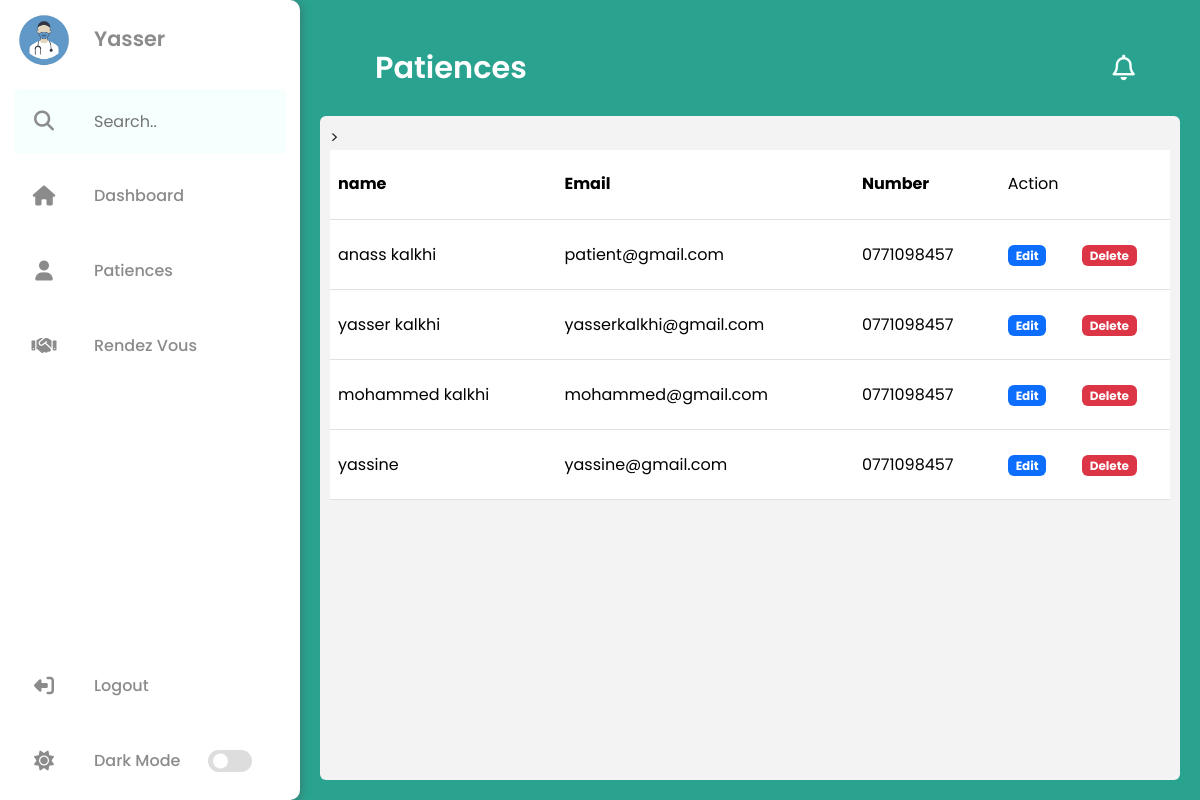
Page /admin/patiences.php (signed in) on the committed database.
### tables this page shows
CREATE TABLE `patience` (
  `patient_id` int(11) NOT NULL,
  `patient_name` varchar(255) DEFAULT NULL,
  `patient_email` varchar(255) DEFAULT NULL,
  `patient_phone` varchar(255) DEFAULT NULL,
  `patient_date_of_birth` date DEFAULT NULL
);

### admin/patiences.php (the view, shortened to what this page needs)
?><!DOCTYPE html>
<html lang="en">
<head>
    <link href="https://cdn.jsdelivr.net/npm/bootstrap@5.3.3/dist/css/bootstrap.min.css" rel="stylesheet">
    <link rel="stylesheet" href="../css/main-doctor-patiences-style.css" />
</head>
<body>
    <nav class="sidebar">
        <header>
            <div class="image-text">
                <span class="image">
                    <img src="../assets/user.jpg" alt="">
                </span>
                <div class="text header-text">
                    <span class="profession">Yasser</span>
                </div>
            </div>
        </header>
         <div class="menu-bar">
            <div class="menu">
            <ul class="menu-links">
                     <li class="search-box nav-links">
                       <i class="fa-solid fa-magnifying-glass icon"></i>
                         <input type="search" placeholder="Search..">
                        </li>
                    <li class="nav-link">
                        <a href="../admin/dashboard"><i class="fa-solid fa-house icon"></i>
                        <span class="text nav-text">
                            Dashboard
                        </span>
                        </a>
                    </li>
                    <li class="nav-link">
                        <a href="../admin/patiences"><i class="fa-solid fa-user icon"></i>
                        <span class="text nav-text">
                            Patiences
                        </span>
                        </a>
                    </li>
                    <li class="nav-link">
                        <a href="../admin/rendezvous"><i class="fa-solid fa-handshake icon"></i>
                        <span class="text nav-text">
                           Rendez Vous
                        </span>
                        </a>
                    </li>
                </ul>
            </div>
            <div class="bottom-content">
                <ul>
                      <li class="nav-link-red ">
                      <a href="../logout"><i class="fa-solid fa-right-from-bracket fa-flip-horizontal icon"></i>
                    <span class="text nav-text">
                        Logout
                    </span>
                    </a>
                </li>
                <li class="mode nav-link-mode" >
                    <div class="moon-sun">
                        <i class="fa-solid fa-sun sun icon"></i>
                    </div>
                    <span class="mode-text text">Dark Mode</span>
                    <div class="toggle-switch">
                        <span class="switch"></span>
                    </div>
                </li>
                </ul>
            </div>
         </div>
    </nav>
    <main>
        <header>
           <span >Patiences</span>
           <i class="fa-regular fa-bell"></i>
        </header>
        <div class="main-section">
            <?php
     $servername = "localhost";
     $username = "root";
     $password = "";
     $database = "cabinet";
     try {
         $pdo = new PDO("mysql:host=$servername;dbname=$database", $username, $password);
             $pdo->setAttribute(PDO::ATTR_ERRMODE, PDO::ERRMODE_EXCEPTION);
             if(isset($_POST["num"])){
                 $limit = $_POST["num"];
             }
             else{
                 $limit = 20;
             }
             $sql = "SELECT *
             FROM patience
             ORDER BY patient_id ASC LIMIT $limit;";
             $stmt = $pdo->prepare($sql);
             $stmt->execute();
             $rendezvous = $stmt->fetchAll(PDO::FETCH_ASSOC);
     } catch(PDOException $e) {
         echo "Connection failed: " . $e->getMessage();
         exit();
     }
     ?>
             <table class="table table-hover rendezvous-table ">
                 <tr>
                     <td class='fw-bold'>name</td>
                     <td class='fw-bold' >Email</td>
                     <td class='fw-bold'>Number</td>
                     <td colspan='2'>Action</td>
                 </tr>
                 <?php foreach($rendezvous as $row): ?>
         <tr>
             <td><?php echo $row['patient_name']; ?></td>
             <td><?php echo $row['patient_email']; ?></td>
             <td><?php echo $row['patient_phone']; ?></td>
             <td> <a href="../modifyC?id=<?=  $row['patient_id'] ?>"><span class="badge text-bg-primary">Edit</span></a></td>
             <td> <a href="../php/controllers/deleteC?id=<?=  $row['patient_email'] ?>"><span class="badge text-bg-danger">Delete</span></a></td>
         </tr>
         <?php endforeach; ?>>
                 </table>
                </div>
        </main>
</body>
</html>

### css/main-doctor-Patiences-style.css (style rules this page uses)
:root { --body-color: #29A38F; --sidebar-color:#FFF; --primary-color:#29A38F ; --primary-color-light:#f5fffd; --toggle-color:#DDD; --text-color:#8b8b8b; --text-color-light:#ffffff; --tran-02: all 0.2s ease; --tran-03: all 0.3s ease; --tran-04: all 0.4s ease; --tran-05: all 0.5s ease; }
* { font-family: 'Poppins',sans-serif; margin: 0; padding: 0; box-sizing: border-box; }
body { height: 100vh; width: 100vw; background: var(--body-color); transition: var(--tran-04); display: flex; overflow: hidden; }
.sidebar { top:0 ; left: 0; height: 100%; width: 300px; padding: 10px 14px; background-color:var(--sidebar-color) ; transition: var(--tran-03); overflow: hidden; z-index: 1111111111; box-shadow:1px 1px 10px #4d4c4c7c; border-radius: 0 10px 10px 0; }
.sidebar .text { font-size: 16px; font-weight: 500; color: var(--text-color); opacity: 1; }
.sidebar .image { min-width:60px ; max-width: 60px; margin-right: 20px; display: flex; align-items: center; }
.sidebar li .icon { display: flex; align-items: center; justify-content: center; font-size: 20px; min-width: 60px; }
.sidebar ul { padding: 0; margin: 0; display: flex; flex-direction: column; align-items: start; justify-content: center; }
.sidebar li { height:65px ; margin-top: 10px; list-style: none; display: flex; align-items: center; }
.sidebar li .icon, .sidebar li .text { color: var(--text-color); transition: var(--tran-02); }
.sidebar header { position:relative; }
.sidebar .image-text img { width: 100%; border-radius: 6px; cursor: pointer; }
.sidebar header .image-text { display: flex; align-items: center; margin-bottom: 10px; }
.sidebar .image-text .header-text { display: flex; flex-direction:column ; }
.header-text .profession { margin-top: -2px; font-weight: 600; font-size: 1.3rem; }
.sidebar .search-box { background-color: var(--primary-color-light); }
.sidebar .search-box input { height: 100%; width: 100%; padding-right: 15px; outline: none; border: none; border-radius:6px ; background-color: var(--primary-color-light); color: var(--text-color); }
.sidebar li a,li { height: 100%; width: 100%; display: flex; align-items: center; text-decoration: none; gap: 20px; padding-left: 20px; border-radius:6px ; padding: 0; }
.sidebar .nav-link-mode { cursor: pointer; }
.sidebar .menu-bar { height: calc(100% - 50px ); display: flex; flex-direction: column; justify-content: space-between; }
.menu-bar .mode { position: relative; margin-bottom: 15px; display: flex; justify-content: start; align-items: center; gap: 10pxpx; }
.menu-bar .mode .moon-sun { height: 50px; width: 60px; display: flex; align-items: center; }
.menu-bar .mode i { position: absolute; transition: var(--tran-03); }
.menu-bar .mode .toggle-switch { right: 0px; display: flex; align-items: center; justify-content: center; height: 100%; min-width: 60px; cursor: pointer; }
.toggle-switch .switch { position: relative; height: 22px; width: 44px; border-radius:25px ; background-color: var(--toggle-color); }
.switch::before { content: ''; position: absolute; height: 15px; width: 15px; border-radius: 50%; top: 50%; left: 5px; transform: translateY(-50%); background: var(--sidebar-color); transition:var(--tran-03); }
main { width: calc(100% - 300px); height: 100%; display: flex; flex-direction: column; padding: 20px; flex-grow: 11; }
main .main-section { width: 100%; height: 100%; padding: 10px; background: #00000000; overflow: scroll; scrollbar-color: var(--primary-color-light) var(--body-color); background: rgb(243, 243, 243); border-radius: 6px; }
main table tr td:nth-child(5) { cursor: pointer; }
main table tr { height: 70px; }
main tr td { vertical-align:middle; }
main header { display: flex; align-items: center; justify-content: space-between; padding-top: 25px; padding-bottom: 25px; padding-left: 55px; padding-right: 45px; }
main header span { color: var(--text-color-light); font-weight: 600; font-size: 1.9rem; }
main header i { font-size: 1.6rem; color: var(--primary-color-light); cursor: pointer; }

### rows in the picture
patience: patient_name "anass kalkhi", patient_email "patient@gmail.com", patient_phone "0771098457"
patience: patient_name "yasser kalkhi", patient_email "yasserkalkhi@gmail.com", patient_phone "0771098457"
patience: patient_name "mohammed kalkhi", patient_email "mohammed@gmail.com", patient_phone "0771098457"
patience: patient_name "yassine", patient_email "yassine@gmail.com", patient_phone "0771098457"
